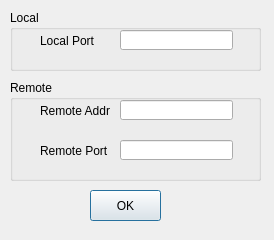
<?xml version="1.0" encoding="UTF-8"?>
<ui version="4.0">
 <class>SettingDialog</class>
 <widget class="QDialog" name="SettingDialog">
  <property name="geometry">
   <rect>
    <x>0</x>
    <y>0</y>
    <width>274</width>
    <height>240</height>
   </rect>
  </property>
  <property name="minimumSize">
   <size>
    <width>274</width>
    <height>240</height>
   </size>
  </property>
  <property name="maximumSize">
   <size>
    <width>274</width>
    <height>240</height>
   </size>
  </property>
  <property name="windowTitle">
   <string>Dialog</string>
  </property>
  <widget class="QPushButton" name="okBtn">
   <property name="geometry">
    <rect>
     <x>90</x>
     <y>190</y>
     <width>71</width>
     <height>31</height>
    </rect>
   </property>
   <property name="text">
    <string>OK</string>
   </property>
  </widget>
  <widget class="QGroupBox" name="groupBox">
   <property name="geometry">
    <rect>
     <x>10</x>
     <y>10</y>
     <width>251</width>
     <height>61</height>
    </rect>
   </property>
   <property name="title">
    <string>Local</string>
   </property>
   <widget class="QLabel" name="label">
    <property name="geometry">
     <rect>
      <x>30</x>
      <y>20</y>
      <width>61</width>
      <height>21</height>
     </rect>
    </property>
    <property name="text">
     <string>Local Port</string>
    </property>
   </widget>
   <widget class="QLineEdit" name="localLineEdit">
    <property name="geometry">
     <rect>
      <x>110</x>
      <y>20</y>
      <width>113</width>
      <height>20</height>
     </rect>
    </property>
   </widget>
  </widget>
  <widget class="QGroupBox" name="groupBox_2">
   <property name="geometry">
    <rect>
     <x>10</x>
     <y>80</y>
     <width>251</width>
     <height>101</height>
    </rect>
   </property>
   <property name="title">
    <string>Remote</string>
   </property>
   <widget class="QLineEdit" name="remoteAddrEdit">
    <property name="geometry">
     <rect>
      <x>110</x>
      <y>20</y>
      <width>113</width>
      <height>20</height>
     </rect>
    </property>
   </widget>
   <widget class="QLabel" name="label_2">
    <property name="geometry">
     <rect>
      <x>30</x>
      <y>20</y>
      <width>71</width>
      <height>21</height>
     </rect>
    </property>
    <property name="text">
     <string>Remote Addr</string>
    </property>
   </widget>
   <widget class="QLabel" name="label_3">
    <property name="geometry">
     <rect>
      <x>30</x>
      <y>60</y>
      <width>71</width>
      <height>21</height>
     </rect>
    </property>
    <property name="text">
     <string>Remote Port</string>
    </property>
   </widget>
   <widget class="QLineEdit" name="remotePortEdit">
    <property name="geometry">
     <rect>
      <x>110</x>
      <y>60</y>
      <width>113</width>
      <height>20</height>
     </rect>
    </property>
   </widget>
  </widget>
 </widget>
 <resources/>
 <connections/>
</ui>
